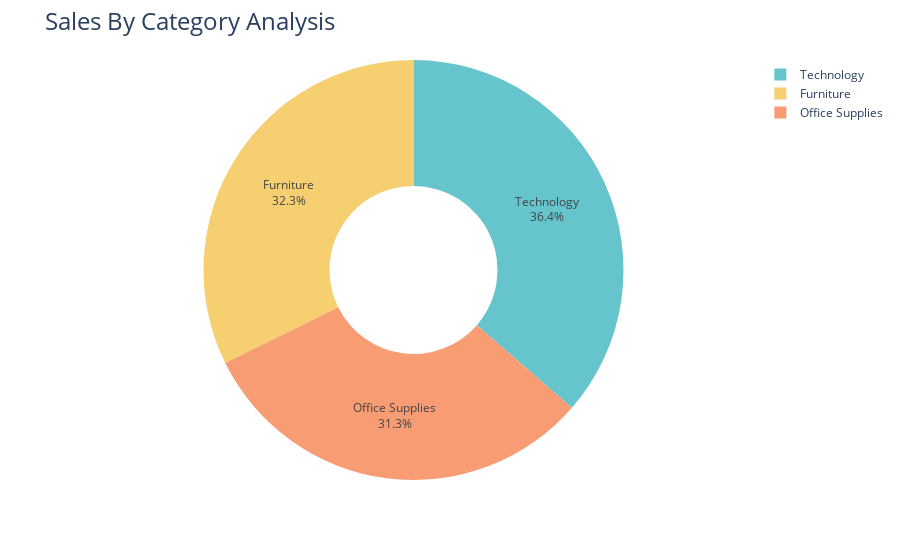

The cell this chart's notebook holds for it:
### Code cell
fig = px.pie(sales_by_category , names = "Category" , values = "Sales" , hole = 0.4, color_discrete_sequence = px.colors.qualitative.Pastel)
fig.update_traces(textposition = "inside" , textinfo = "percent + label")
fig.update_layout(title_text = "Sales By Category Analysis" , title_font = dict(size = 24))
fig.show()

### Figure 1 — Plotly figure (JSON) as saved in the notebook; plotly's stock layout.template omitted (floating-point values rounded to 4 significant figures)
{"data": [{"domain": {"x": [0, 1], "y": [0, 1]}, "hole": 0.4, "hovertemplate": "Category=%{label}<br>Sales=%{value}<extra></extra>", "labels": ["Furniture", "Office Supplies", "Technology"], "legendgroup": "", "name": "", "showlegend": true, "textinfo": "percent+label", "textposition": "inside", "type": "pie", "values": [742000.0, 719000.0, 836200.0]}], "layout": {"legend": {"tracegroupgap": 0}, "margin": {"t": 60}, "piecolorway": ["rgb(102, 197, 204)", "rgb(246, 207, 113)", "rgb(248, 156, 116)", "rgb(220, 176, 242)", "rgb(135, 197, 95)", "rgb(158, 185, 243)", "rgb(254, 136, 177)", "rgb(201, 219, 116)", "rgb(139, 224, 164)", "rgb(180, 151, 231)", "rgb(179, 179, 179)"], "title": {"font": {"size": 24}, "text": "Sales By Category Analysis"}}}
